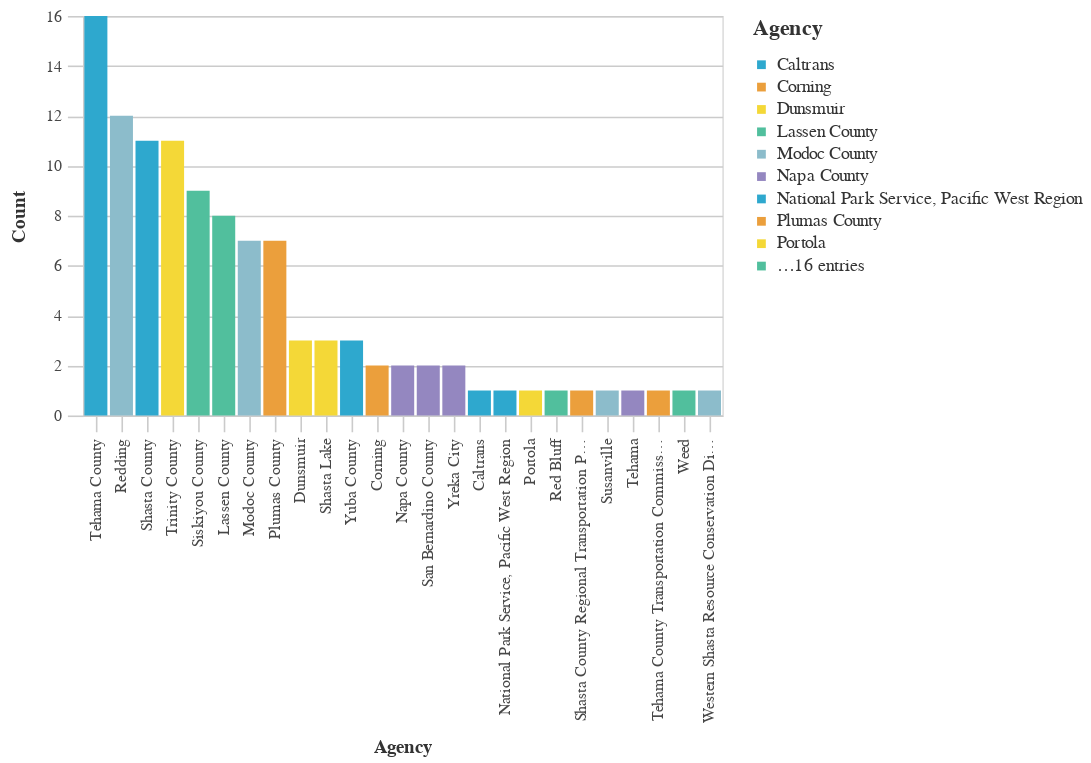

Notebook source saved alongside this figure:
### Markdown cell above
### Agencies With The Most Unique Prefix Codes

### Code cell
#Bar chart Agencies With The Most Unique Prefix Codes
    
chart3 = (_dla_utils.basic_bar_chart_no_save(((_dla_utils.get_nunique(df, 'prefix', 'primary_agency_name')).head(30)),
                            'primary_agency_name', 'n', 'primary_agency_name', district))
    
display(chart3)

### Figure 1 — Vega-Lite specification as saved in the notebook (floating-point values rounded to 4 significant figures)
{"config": {"view": {"continuousWidth": 400, "continuousHeight": 300}, "axis": {"domainColor": "#cbcbcb", "grid": true, "gridColor": "#cbcbcb", "gridWidth": 1, "labelColor": "#474747", "labelFont": "Nunito Sans", "labelFontSize": 10, "labelPadding": 4, "tickColor": "#cbcbcb", "tickSize": 10, "titleColor": "#333", "titleFont": "Raleway", "titleFontSize": 12, "titlePadding": 10}, "axisBand": {"grid": false}, "background": "white", "font": "Raleway", "header": {"labelFont": "Nunito Sans", "titleFont": "Raleway"}, "legend": {"labelColor": "#333", "labelFont": "Nunito Sans", "labelFontSize": 11, "labelLimit": 0, "padding": 1, "symbolSize": 30, "symbolType": "square", "titleColor": "#333", "titleFont": "Raleway", "titleFontSize": 14, "titlePadding": 10}, "title": {"anchor": "middle", "font": "Raleway", "fontSize": 18, "fontWeight": 300, "offset": 20}}, "data": {"name": "data-2b97fe124011e8e5b269fe76b2d42729"}, "mark": "bar", "encoding": {"color": {"field": "primary_agency_name", "legend": {"symbolLimit": 10, "title": "Agency"}, "scale": {"range": ["#2EA8CE", "#EB9F3C", "#F4D837", "#51BF9D", "#8CBCCB", "#9487C0"]}, "type": "nominal"}, "tooltip": [{"field": "primary_agency_name", "title": "Agency", "type": "nominal"}, {"field": "n", "title": "Count", "type": "quantitative"}], "x": {"field": "primary_agency_name", "sort": "-y", "title": "Agency", "type": "nominal"}, "y": {"field": "n", "title": "Count", "type": "quantitative"}}, "height": 250, "width": 400, "$schema": "https://vega.github.io/schema/vega-lite/v4.17.0.json", "datasets": {"data-2b97fe124011e8e5b269fe76b2d42729": [{"primary_agency_name": "Tehama County", "n": 16}, {"primary_agency_name": "Redding", "n": 12}, {"primary_agency_name": "Shasta County", "n": 11}, {"primary_agency_name": "Trinity County", "n": 11}, {"primary_agency_name": "Siskiyou County", "n": 9}, {"primary_agency_name": "Lassen County", "n": 8}, {"primary_agency_name": "Modoc County", "n": 7}, {"primary_agency_name": "Plumas County", "n": 7}, {"primary_agency_name": "Dunsmuir", "n": 3}, {"primary_agency_name": "Shasta Lake", "n": 3}, {"primary_agency_name": "Yuba County", "n": 3}, {"primary_agency_name": "Corning", "n": 2}, {"primary_agency_name": "Napa County", "n": 2}, {"primary_agency_name": "San Bernardino County", "n": 2}, {"primary_agency_name": "Yreka City", "n": 2}, {"primary_agency_name": "Caltrans", "n": 1}, {"primary_agency_name": "National Park Service, Pacific West Region", "n": 1}, {"primary_agency_name": "Portola", "n": 1}, {"primary_agency_name": "Red Bluff", "n": 1}, {"primary_agency_name": "Shasta County Regional Transportation Planning Agency", "n": 1}, {"primary_agency_name": "Susanville", "n": 1}, {"primary_agency_name": "Tehama", "n": 1}, {"primary_agency_name": "Tehama County Transportation Commission", "n": 1}, {"primary_agency_name": "Weed", "n": 1}, {"primary_agency_name": "Western Shasta Resource Conservation District", "n": 1}]}}
